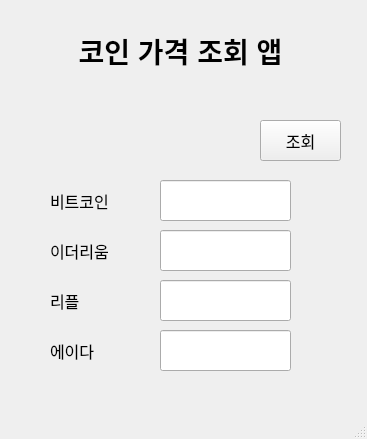
<?xml version="1.0" encoding="UTF-8"?>
<ui version="4.0">
 <class>MainWindow</class>
 <widget class="QMainWindow" name="MainWindow">
  <property name="geometry">
   <rect>
    <x>0</x>
    <y>0</y>
    <width>367</width>
    <height>439</height>
   </rect>
  </property>
  <property name="windowTitle">
   <string>MainWindow</string>
  </property>
  <widget class="QWidget" name="centralwidget">
   <widget class="QLabel" name="label">
    <property name="geometry">
     <rect>
      <x>20</x>
      <y>20</y>
      <width>321</width>
      <height>61</height>
     </rect>
    </property>
    <property name="font">
     <font>
      <pointsize>21</pointsize>
      <weight>75</weight>
      <bold>true</bold>
     </font>
    </property>
    <property name="text">
     <string>코인 가격 조회 앱</string>
    </property>
    <property name="alignment">
     <set>Qt::AlignCenter</set>
    </property>
   </widget>
   <widget class="QLineEdit" name="lineEdit_1">
    <property name="geometry">
     <rect>
      <x>160</x>
      <y>180</y>
      <width>131</width>
      <height>41</height>
     </rect>
    </property>
   </widget>
   <widget class="QPushButton" name="pushButton">
    <property name="geometry">
     <rect>
      <x>260</x>
      <y>120</y>
      <width>81</width>
      <height>41</height>
     </rect>
    </property>
    <property name="font">
     <font>
      <pointsize>12</pointsize>
     </font>
    </property>
    <property name="text">
     <string>조회</string>
    </property>
   </widget>
   <widget class="QLabel" name="label_2">
    <property name="geometry">
     <rect>
      <x>50</x>
      <y>180</y>
      <width>91</width>
      <height>41</height>
     </rect>
    </property>
    <property name="font">
     <font>
      <pointsize>12</pointsize>
     </font>
    </property>
    <property name="text">
     <string>비트코인</string>
    </property>
   </widget>
   <widget class="QLabel" name="label_3">
    <property name="geometry">
     <rect>
      <x>50</x>
      <y>230</y>
      <width>91</width>
      <height>41</height>
     </rect>
    </property>
    <property name="font">
     <font>
      <pointsize>12</pointsize>
     </font>
    </property>
    <property name="text">
     <string>이더리움</string>
    </property>
   </widget>
   <widget class="QLineEdit" name="lineEdit_2">
    <property name="geometry">
     <rect>
      <x>160</x>
      <y>230</y>
      <width>131</width>
      <height>41</height>
     </rect>
    </property>
   </widget>
   <widget class="QLabel" name="label_4">
    <property name="geometry">
     <rect>
      <x>50</x>
      <y>280</y>
      <width>91</width>
      <height>41</height>
     </rect>
    </property>
    <property name="font">
     <font>
      <pointsize>12</pointsize>
     </font>
    </property>
    <property name="text">
     <string>리플</string>
    </property>
   </widget>
   <widget class="QLineEdit" name="lineEdit_3">
    <property name="geometry">
     <rect>
      <x>160</x>
      <y>280</y>
      <width>131</width>
      <height>41</height>
     </rect>
    </property>
   </widget>
   <widget class="QLabel" name="label_5">
    <property name="geometry">
     <rect>
      <x>50</x>
      <y>330</y>
      <width>91</width>
      <height>41</height>
     </rect>
    </property>
    <property name="font">
     <font>
      <pointsize>12</pointsize>
     </font>
    </property>
    <property name="text">
     <string>에이다</string>
    </property>
   </widget>
   <widget class="QLineEdit" name="lineEdit_4">
    <property name="geometry">
     <rect>
      <x>160</x>
      <y>330</y>
      <width>131</width>
      <height>41</height>
     </rect>
    </property>
   </widget>
  </widget>
  <widget class="QMenuBar" name="menubar">
   <property name="geometry">
    <rect>
     <x>0</x>
     <y>0</y>
     <width>367</width>
     <height>21</height>
    </rect>
   </property>
  </widget>
  <widget class="QStatusBar" name="statusbar"/>
 </widget>
 <resources/>
 <connections/>
</ui>
